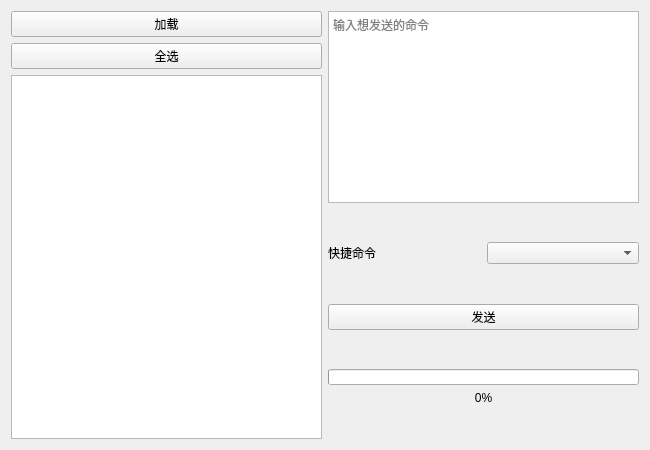
<?xml version="1.0" encoding="UTF-8"?>
<ui version="4.0">
 <class>command</class>
 <widget class="QWidget" name="command">
  <property name="geometry">
   <rect>
    <x>0</x>
    <y>0</y>
    <width>650</width>
    <height>450</height>
   </rect>
  </property>
  <property name="windowTitle">
   <string>command</string>
  </property>
  <layout class="QHBoxLayout" name="horizontalLayout_3">
   <item>
    <layout class="QVBoxLayout" name="verticalLayout">
     <item>
      <widget class="ElaPushButton" name="pushButton_load">
       <property name="text">
        <string>加载</string>
       </property>
      </widget>
     </item>
     <item>
      <widget class="ElaPushButton" name="pushButton_selectAll">
       <property name="text">
        <string>全选</string>
       </property>
      </widget>
     </item>
     <item>
      <widget class="ElaTreeView" name="treeView"/>
     </item>
    </layout>
   </item>
   <item>
    <layout class="QVBoxLayout" name="verticalLayout_2">
     <item>
      <widget class="ElaPlainTextEdit" name="plainTextEdit_cmd">
       <property name="sizePolicy">
        <sizepolicy hsizetype="Expanding" vsizetype="Fixed">
         <horstretch>0</horstretch>
         <verstretch>0</verstretch>
        </sizepolicy>
       </property>
       <property name="placeholderText">
        <string>输入想发送的命令</string>
       </property>
      </widget>
     </item>
     <item>
      <spacer name="verticalSpacer_3">
       <property name="orientation">
        <enum>Qt::Vertical</enum>
       </property>
       <property name="sizeHint" stdset="0">
        <size>
         <width>20</width>
         <height>40</height>
        </size>
       </property>
      </spacer>
     </item>
     <item>
      <layout class="QHBoxLayout" name="horizontalLayout_2">
       <item>
        <widget class="ElaText" name="label">
         <property name="sizePolicy">
          <sizepolicy hsizetype="Preferred" vsizetype="Fixed">
           <horstretch>0</horstretch>
           <verstretch>0</verstretch>
          </sizepolicy>
         </property>
         <property name="text">
          <string>快捷命令</string>
         </property>
        </widget>
       </item>
       <item>
        <widget class="ElaComboBox" name="comboBox">
         <property name="placeholderText">
          <string/>
         </property>
        </widget>
       </item>
      </layout>
     </item>
     <item>
      <spacer name="verticalSpacer">
       <property name="orientation">
        <enum>Qt::Vertical</enum>
       </property>
       <property name="sizeHint" stdset="0">
        <size>
         <width>20</width>
         <height>40</height>
        </size>
       </property>
      </spacer>
     </item>
     <item>
      <widget class="ElaPushButton" name="pushButton_send">
       <property name="text">
        <string>发送</string>
       </property>
      </widget>
     </item>
     <item>
      <spacer name="verticalSpacer_2">
       <property name="orientation">
        <enum>Qt::Vertical</enum>
       </property>
       <property name="sizeHint" stdset="0">
        <size>
         <width>20</width>
         <height>40</height>
        </size>
       </property>
      </spacer>
     </item>
     <item>
      <layout class="QHBoxLayout" name="horizontalLayout">
       <item>
        <widget class="ElaProgressBar" name="progressBar">
         <property name="sizePolicy">
          <sizepolicy hsizetype="Expanding" vsizetype="Expanding">
           <horstretch>0</horstretch>
           <verstretch>0</verstretch>
          </sizepolicy>
         </property>
         <property name="value">
          <number>0</number>
         </property>
         <property name="textVisible">
          <bool>false</bool>
         </property>
         <property name="invertedAppearance">
          <bool>false</bool>
         </property>
        </widget>
       </item>
      </layout>
     </item>
     <item>
      <widget class="ElaText" name="label_Progress">
       <property name="text">
        <string>0%</string>
       </property>
       <property name="alignment">
        <set>Qt::AlignCenter</set>
       </property>
      </widget>
     </item>
     <item>
      <spacer name="verticalSpacer_4">
       <property name="orientation">
        <enum>Qt::Vertical</enum>
       </property>
       <property name="sizeHint" stdset="0">
        <size>
         <width>20</width>
         <height>40</height>
        </size>
       </property>
      </spacer>
     </item>
    </layout>
   </item>
  </layout>
 </widget>
 <customwidgets>
  <customwidget>
   <class>ElaPushButton</class>
   <extends>QPushButton</extends>
   <header location="global">elapushbutton.h</header>
  </customwidget>
  <customwidget>
   <class>ElaPlainTextEdit</class>
   <extends>QPlainTextEdit</extends>
   <header>elaplaintextedit.h</header>
  </customwidget>
  <customwidget>
   <class>ElaProgressBar</class>
   <extends>QProgressBar</extends>
   <header>elaprogressbar.h</header>
  </customwidget>
  <customwidget>
   <class>ElaComboBox</class>
   <extends>QComboBox</extends>
   <header>elacombobox.h</header>
  </customwidget>
  <customwidget>
   <class>ElaText</class>
   <extends>QLabel</extends>
   <header>elatext.h</header>
  </customwidget>
  <customwidget>
   <class>ElaTreeView</class>
   <extends>QTreeView</extends>
   <header>elatreeview.h</header>
  </customwidget>
 </customwidgets>
 <resources/>
 <connections/>
</ui>
